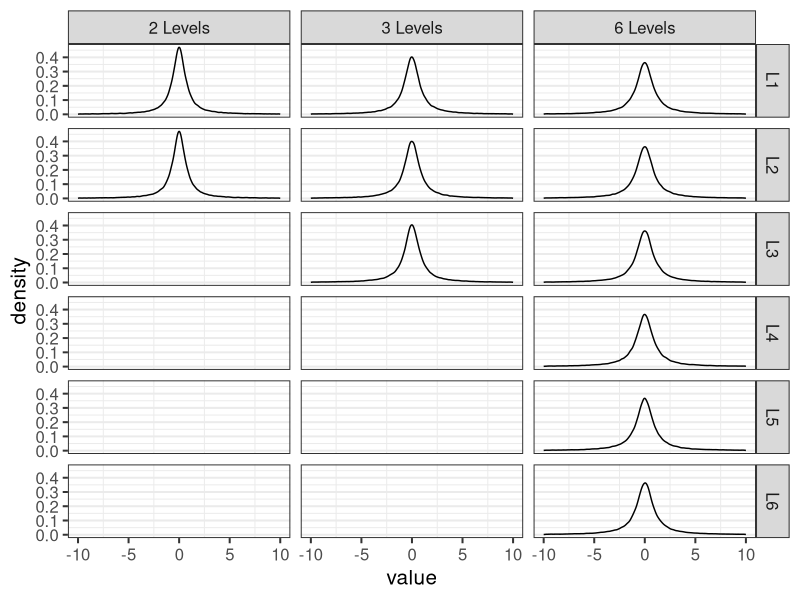
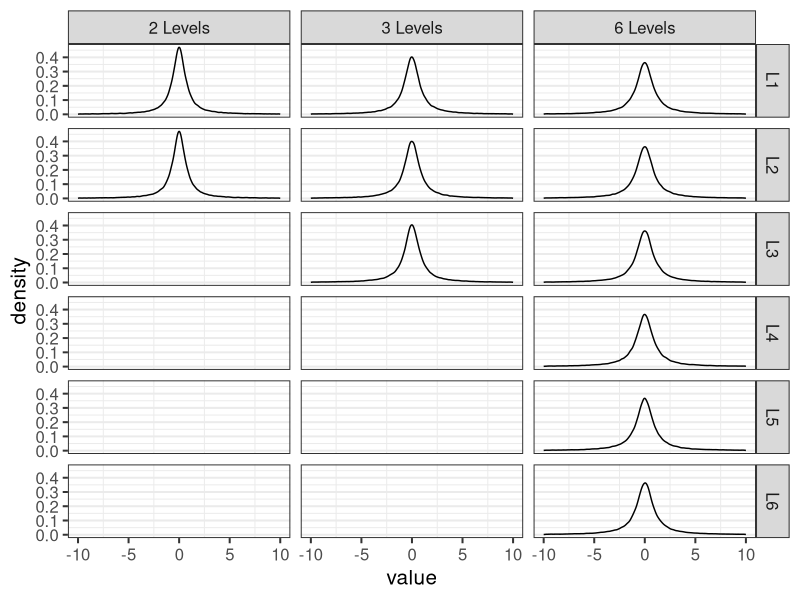

Write R code to recreate these figures, in order.

library("mvtnorm")
library("tidyverse")
theme_set(theme_bw(base_size = 15) +
            theme(legend.position="bottom",
                  panel.grid.major.x = element_blank()))

NSAMPLES <- 1e5

### functions ###

contr.bayes <- function(n, contrasts = TRUE) {
  if (length(n) <= 1L) {
    if (is.numeric(n) && length(n) == 1L && n > 1L)
      TRUE
    else stop("not enough degrees of freedom to define contrasts")
  } else n <- length(n)
  cont <- diag(n)
  if (contrasts) {
    a <- n
    I_a <- diag(a)
    J_a <- matrix(1, nrow = a, ncol = a)
    Sigma_a <- I_a - J_a/a
    cont <- eigen(Sigma_a)$vectors[,seq_len(a-1), drop = FALSE]
  }
  cont
}

rand_b_anova <- function(levels, n, hfixed = 1) {
  amin1 <- levels - 1
  g <- 1/rgamma(n, 1/2, hfixed^2/2)
  alphamin1 <- lapply(
    X = seq_along(g),
    FUN = function(x) rmvnorm(1, sigma = g[x]*diag(amin1))
  )
  do.call("rbind", alphamin1)
}

transform_b_to_levels <- function(bmat) {
  nlevels <- ncol(bmat) + 1
  mmat <- contr.bayes(nlevels)
  #mmat <- mmat / max(mmat)
  mat_out <- matrix(NA_real_, nrow = nrow(bmat), ncol = nlevels)
  for (i in seq_len(nlevels)) {
    mat_out[,i] <- bmat %*% t(mmat[i, , drop = FALSE])
  }
  colnames(mat_out) <- paste0("L", seq_len(nlevels))
  as_tibble(mat_out)
}

### main code

ef_2levels <- transform_b_to_levels(rand_b_anova(2, NSAMPLES)) %>%
  mutate(levels = "2 Levels") %>%
   pivot_longer(cols = -levels)
ef_3levels <- transform_b_to_levels(rand_b_anova(3, NSAMPLES)) %>%
  mutate(levels = "3 Levels") %>%
   pivot_longer(cols = -levels)
ef_6levels <- transform_b_to_levels(rand_b_anova(6, NSAMPLES)) %>%
  mutate(levels = "6 Levels") %>%
   pivot_longer(cols = -levels)

xlim <- c(-10, 10) ## to focus on area where it matters
bind_rows(ef_2levels, ef_3levels, ef_6levels) %>%
  ggplot(aes(value)) +
  geom_density() +
  facet_grid(rows = vars(name), cols = vars(levels)) +
  xlim(xlim)
ggsave("prior_pred.pdf", width = 10, height = 12)
